Frame 1 (no input): blank canvas, image omitted
Frame 60 (no input): blank canvas, image omitted
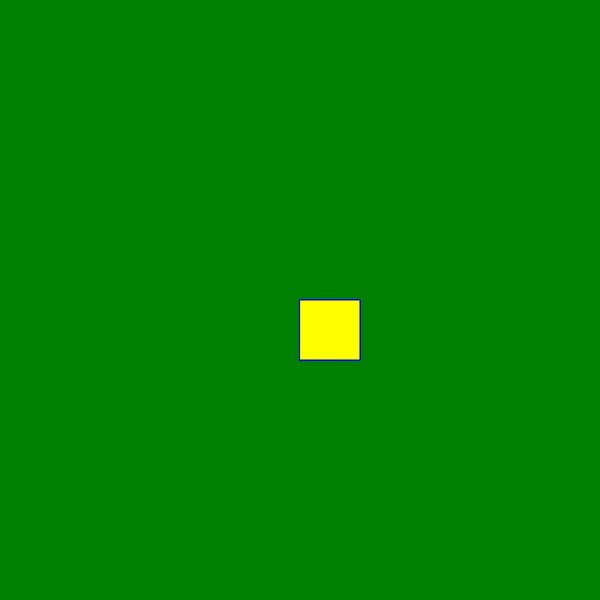
Frame 120 (the mouse pressed at the canvas centre since frame 60)

The p5.js sketch whose frames 1 and 60 were blank and that drew this single picture after the mouse press (run headless with seeded random() and noise() and a simulated clock; from frame 60 on, the mouse is pressed at the canvas centre):

// p5.js sketch
// ── sketch.js
function setup() {
  createCanvas(600, 600);
 background("green");
}

function draw() {
  
  
  stroke("blue");
  fill("yellow");
  
if(mouseIsPressed){rect(mouseX,mouseY,60,60);}


}
